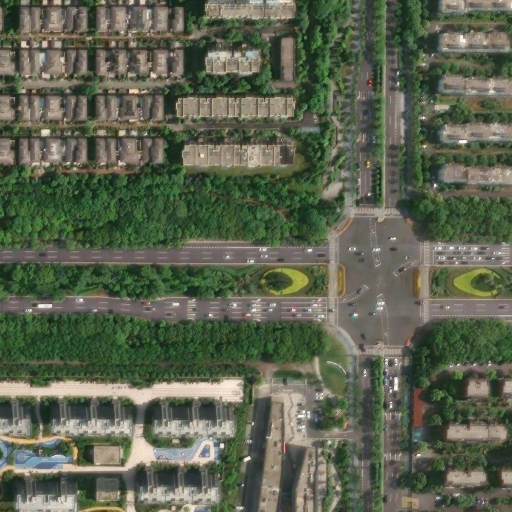
#> input picture datasets/shanghai_malls_satellite/images/1283_上海龙光蓝鲸世界.jpg, 1024 x 1024 px (shown at 1/2 size)
$ python -i detector.py   (imports and definitions only)
#> lines starting #> are read from the running program, lines starting #| are printed output that depends on the picture; after the words box and inside, x2 and y2 are one past the last pixel; in counts of white or black regions, pixels touching at a corner belong together
from __future__ import annotations

from dataclasses import dataclass
from pathlib import Path

import cv2
import numpy as np


@dataclass(frozen=True)
class DetectionResult:
    image_path: str
    has_pv: bool
    confidence: float
    pv_area_px: int
    image_area_px: int
    coverage: float
    component_count: int
    mean_panel_score: float
    reason: str
    mask_path: str = ""
    overlay_path: str = ""


def _read_rgb(image_path: Path) -> np.ndarray:
    image_bgr = cv2.imread(str(image_path), cv2.IMREAD_COLOR)
#> image_bgr is the input picture: shape (1024, 1024, 3); mean B, G, R 79.3, 98.7, 91.9
    if image_bgr is None:
        raise FileNotFoundError(f"Cannot read image: {image_path}")
    return cv2.cvtColor(image_bgr, cv2.COLOR_BGR2RGB)


def _candidate_mask(rgb: np.ndarray) -> np.ndarray:
    """Find dark blue-gray, panel-like regions in overhead imagery.

    This is only a baseline heuristic. It intentionally favors recall so the
    review page can surface suspicious rooftops for human checking.
    """

    hsv = cv2.cvtColor(rgb, cv2.COLOR_RGB2HSV)
#> hsv: shape (1024, 1024, 3); mean H, S, V 41, 66.2, 102.4
    lab = cv2.cvtColor(rgb, cv2.COLOR_RGB2LAB)
#> lab: shape (1024, 1024, 3); mean of channels 0, 1, 2 103, 121.4, 138.4

    hue = hsv[:, :, 0]
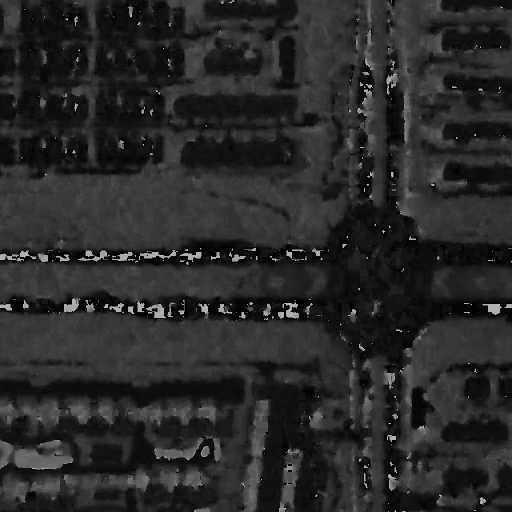
#> hue: shape (1024, 1024) (shown at 1/2 size); min 0, max 179, mean 41
    sat = hsv[:, :, 1]
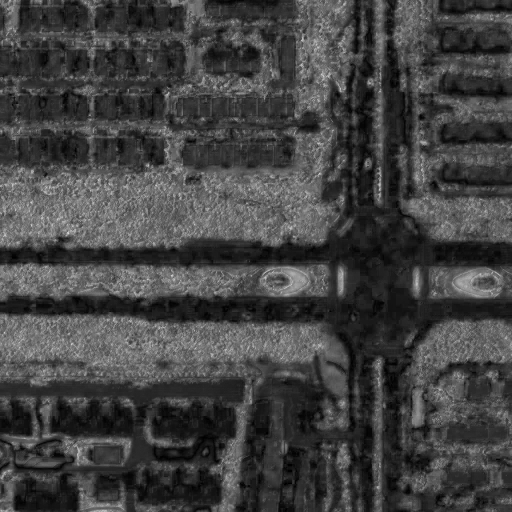
#> sat: shape (1024, 1024) (shown at 1/2 size); min 0, max 255, mean 66.2
    val = hsv[:, :, 2]
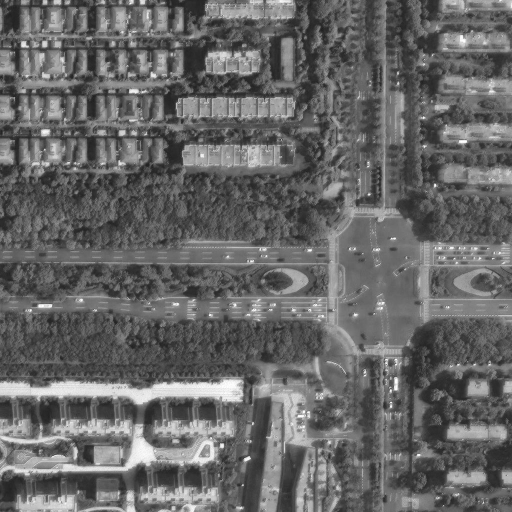
#> val: shape (1024, 1024) (shown at 1/2 size); min 14, max 255, mean 102.4
    b_lab = lab[:, :, 2]

    rgb_i = rgb.astype(np.int16)
    blue_advantage = rgb_i[:, :, 2] - ((rgb_i[:, :, 0] + rgb_i[:, :, 1]) // 2)
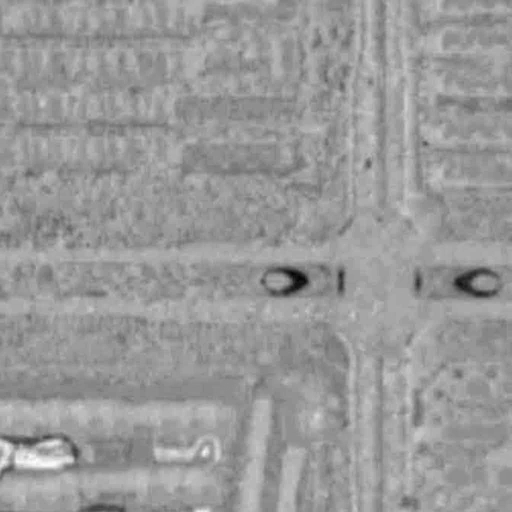
#> blue_advantage: shape (1024, 1024) int16 (shown at 1/2 size); min -111, max 47, mean -15.8; drawn with min black and max white

    blue_panel = (
        (hue >= 82)
        & (hue <= 128)
        & (sat >= 20)
        & (val >= 35)
        & (val <= 180)
        & (blue_advantage >= 8)
    )
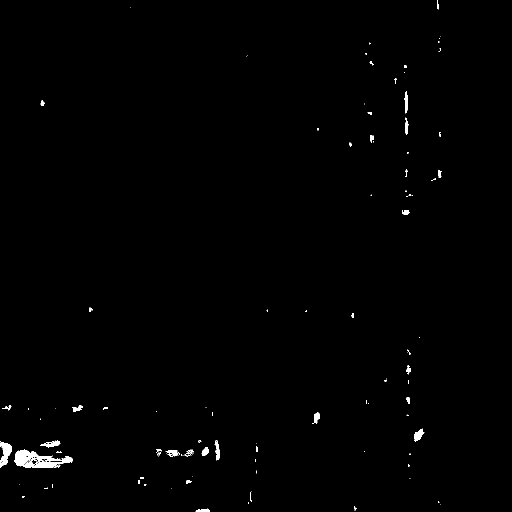
#> blue_panel: shape (1024, 1024) bool (shown at 1/2 size); 0.61% white; 122 white regions (80 under 20 px), largest, box (x1, y1, x2, y2) and area: (29, 899, 146, 936) 2112, (0, 882, 24, 936) 667, (829, 857, 849, 883) 288
    dark_panel = (
        (val >= 25)
        & (val <= 105)
        & (sat >= 15)
        & (blue_advantage >= 12)
        & (b_lab <= 145)
    )
#> dark_panel: shape (1024, 1024) bool; 0.05% white; 57 white regions (52 under 20 px), largest, box (x1, y1, x2, y2) and area: (810, 190, 816, 224) 123, (631, 827, 640, 838) 61, (13, 887, 21, 896) 43, (11, 907, 20, 922) 24, (806, 424, 816, 428) 22

    mask = (blue_panel | dark_panel).astype(np.uint8) * 255

    kernel_small = cv2.getStructuringElement(cv2.MORPH_RECT, (3, 3))
    kernel_row = cv2.getStructuringElement(cv2.MORPH_RECT, (9, 3))
    mask = cv2.morphologyEx(mask, cv2.MORPH_OPEN, kernel_small, iterations=1)
#> mask: shape (1024, 1024); 0.48% white; 50 white regions (17 under 20 px), largest, box (x1, y1, x2, y2) and area: (29, 900, 105, 932) 968, (0, 885, 24, 935) 604, (65, 923, 130, 936) 539
    mask = cv2.morphologyEx(mask, cv2.MORPH_CLOSE, kernel_row, iterations=2)
#> mask: shape (1024, 1024); 0.61% white; 40 white regions (13 under 20 px), largest, box (x1, y1, x2, y2) and area: (0, 885, 146, 936) 3510, (404, 884, 440, 920) 469, (829, 859, 848, 881) 276

    return mask


def _score_components(mask: np.ndarray, rgb: np.ndarray) -> tuple[np.ndarray, int, float]:
    num_labels, labels, stats, _ = cv2.connectedComponentsWithStats(mask, 8)
#> labels: shape (1024, 1024) int32; 41 distinct labels, from 0 to 40
#> num_labels = 41; stats = 41 rows, first 6: [0, 0, 1024, 1024, 1042156], [740, 123, 4, 5, 18], [809, 131, 4, 5, 20], [790, 157, 3, 3, 9], [809, 184, 7, 42, 216], [82, 202, 7, 10, 56]
    kept = np.zeros_like(mask)
    scores: list[float] = []
    gray = cv2.cvtColor(rgb, cv2.COLOR_RGB2GRAY)
    edges = cv2.Canny(gray, 40, 120)
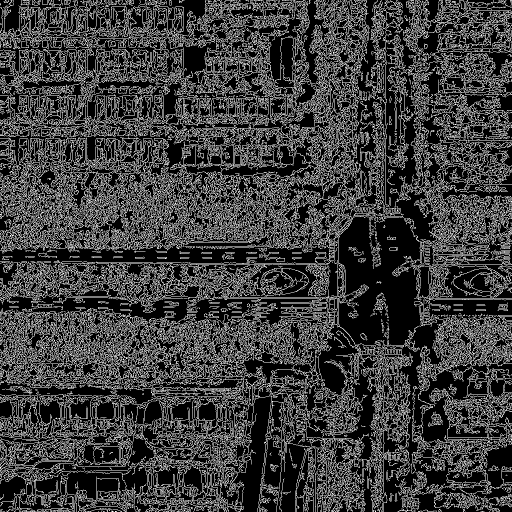
#> edges: shape (1024, 1024) (shown at 1/2 size); 24.3% white in thin lines or dots

    for label in range(1, num_labels):
        x, y, w, h, area = stats[label]
        if area < 70 or w < 16 or h < 7:
            continue

        aspect = max(w / max(h, 1), h / max(w, 1))
        extent = area / max(w * h, 1)
        edge_density = float(np.count_nonzero(edges[y : y + h, x : x + w])) / max(w * h, 1)

        # PV arrays in overhead imagery tend to form compact strips or blocks.
        shape_score = 0.0
        if 1.2 <= aspect <= 32.0:
            shape_score += 0.35
        if 0.22 <= extent <= 0.92:
            shape_score += 0.25
        if edge_density >= 0.035:
            shape_score += 0.25
        if area >= 90:
            shape_score += 0.15

        if shape_score >= 0.60:
            kept[labels == label] = 255
            scores.append(min(shape_score, 1.0))
#> this loop made 40 passes
#> (x, y, w, h, area, aspect, extent, edge_density) on passes 24, 27, 28, 29, 30, 32: (146, 811, 20, 13, 155, 1.54, 0.596, 0), (829, 859, 19, 22, 276, 1.16, 0.66, 0.273), (82, 882, 38, 12, 256, 3.17, 0.561, 0.3), (0, 885, 146, 51, 3510, 2.86, 0.471, 0.282), (404, 884, 36, 36, 469, 1, 0.362, 0.281), (314, 898, 40, 13, 167, 3.08, 0.321, 0.235)
#> (x, y, w, h, area) on passes 2, 4, 5, 6, 7, 10: (809, 131, 4, 5, 20), (809, 184, 7, 42, 216), (82, 202, 7, 10, 56), (736, 225, 8, 4, 28), (811, 242, 5, 26, 108), (740, 270, 8, 13, 75)
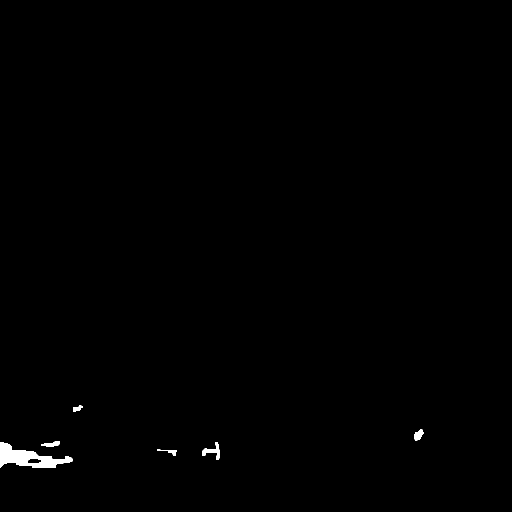
#> kept: shape (1024, 1024) (shown at 1/2 size); 0.46% white; 6 white regions, box (x1, y1, x2, y2) and area: (0, 885, 146, 936) 3510, (404, 884, 440, 920) 469, (829, 859, 848, 881) 276, (82, 882, 120, 894) 256, (314, 898, 354, 911) 167, (146, 811, 166, 824) 155
#> after the loop, scores = [0.75, 0.65, 1, 1, 0.65, 1]

    component_count = len(scores)
#> component_count = 6
    mean_score = float(np.mean(scores)) if scores else 0.0
#> mean_score = 0.842
    return kept, component_count, mean_score


def _write_mask_and_overlay(
    rgb: np.ndarray,
    mask: np.ndarray,
    image_path: Path,
    mask_dir: Path | None,
    overlay_dir: Path | None,
) -> tuple[str, str]:
    mask_path = ""
    overlay_path = ""

    if mask_dir is not None:
        mask_dir.mkdir(parents=True, exist_ok=True)
        mask_file = mask_dir / f"{image_path.stem}_mask.png"
        cv2.imwrite(str(mask_file), mask)
        mask_path = str(mask_file)

    if overlay_dir is not None:
        overlay_dir.mkdir(parents=True, exist_ok=True)
        overlay = rgb.copy()
        highlight = np.zeros_like(overlay)
        highlight[:, :, 0] = 255
        alpha = 0.45
        overlay = np.where(mask[:, :, None] > 0, (overlay * (1 - alpha) + highlight * alpha), overlay)
        overlay = overlay.astype(np.uint8)

        contours, _ = cv2.findContours(mask, cv2.RETR_EXTERNAL, cv2.CHAIN_APPROX_SIMPLE)
        overlay_bgr = cv2.cvtColor(overlay, cv2.COLOR_RGB2BGR)
        cv2.drawContours(overlay_bgr, contours, -1, (0, 255, 255), 2)

        overlay_file = overlay_dir / f"{image_path.stem}_overlay.png"
        cv2.imwrite(str(overlay_file), overlay_bgr)
        overlay_path = str(overlay_file)

    return mask_path, overlay_path


def detect_pv(
    image_path: str | Path,
    *,
    min_pv_pixels: int = 600,
    min_coverage: float = 0.0015,
    mask_dir: str | Path | None = None,
    overlay_dir: str | Path | None = None,
) -> DetectionResult:
    image_path = Path(image_path)
    rgb = _read_rgb(image_path)

    raw_mask = _candidate_mask(rgb)
    mask, component_count, mean_score = _score_components(raw_mask, rgb)
#> component_count = 6; mean_score = 0.842

    pv_area_px = int(np.count_nonzero(mask))
#> pv_area_px = 4833
    image_area_px = int(mask.shape[0] * mask.shape[1])
#> image_area_px = 1048576
    coverage = pv_area_px / image_area_px if image_area_px else 0.0
#> coverage = 0.00461

    area_ok = pv_area_px >= min_pv_pixels
#> area_ok = True
    coverage_ok = coverage >= min_coverage
#> coverage_ok = True
    components_ok = component_count >= 2 or coverage >= (min_coverage * 3)
#> components_ok = True
    has_pv = area_ok and coverage_ok and components_ok
#> has_pv = True

    confidence = min(
        0.98,
        0.20
        + 0.35 * min(pv_area_px / max(min_pv_pixels, 1), 1.0)
        + 0.25 * min(coverage / max(min_coverage, 1e-9), 1.0)
        + 0.20 * mean_score,
    )
#> confidence = 0.968
    if not has_pv:
        confidence = min(confidence, 0.49)

    reasons = []
    reasons.append(f"pv_pixels={pv_area_px}")
    reasons.append(f"coverage={coverage:.4%}")
    reasons.append(f"components={component_count}")
    if has_pv:
        reasons.append("decision=suspected_pv")
    else:
        reasons.append("decision=no_pv_or_below_threshold")

    mask_path, overlay_path = _write_mask_and_overlay(
        rgb,
        mask,
        image_path,
        Path(mask_dir) if mask_dir is not None else None,
        Path(overlay_dir) if overlay_dir is not None else None,
    )
#> mask_path = ''; overlay_path = ''

    return DetectionResult(
        image_path=str(image_path),
        has_pv=has_pv,
        confidence=round(float(confidence), 4),
        pv_area_px=pv_area_px,
        image_area_px=image_area_px,
        coverage=round(float(coverage), 6),
        component_count=component_count,
        mean_panel_score=round(float(mean_score), 4),
        reason="; ".join(reasons),
        mask_path=mask_path,
        overlay_path=overlay_path,
    )

>>> result = detect_pv('../../datasets/shanghai_malls_satellite/images/1283_上海龙光蓝鲸世界.jpg')

$ run again, on datasets/shanghai_malls_satellite/images/1384_上海徐家汇中心.jpg
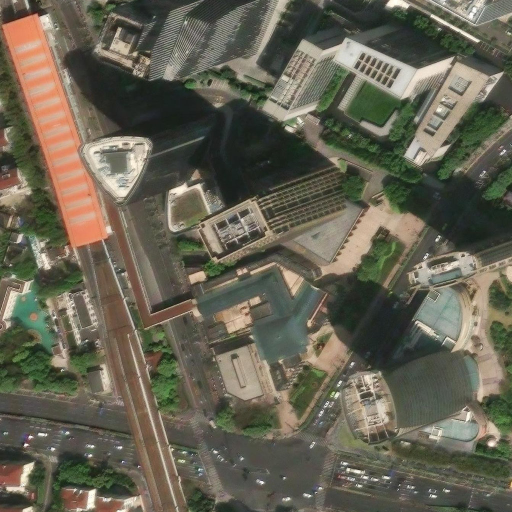
#> input picture datasets/shanghai_malls_satellite/images/1384_上海徐家汇中心.jpg, 1024 x 1024 px (shown at 1/2 size)
#> in _read_rgb, image_bgr is the input picture: shape (1024, 1024, 3); mean B, G, R 82.2, 97.9, 101.3
#> hsv: shape (1024, 1024, 3); mean H, S, V 34.4, 56.6, 105.4
#> lab: shape (1024, 1024, 3); mean of channels 0, 1, 2 104.1, 126.4, 137.5
#> in _candidate_mask, `blue_panel = ( (hue >= 82) & (hue <= 128) & (sat >= 20) & (val >= 35) ..`:
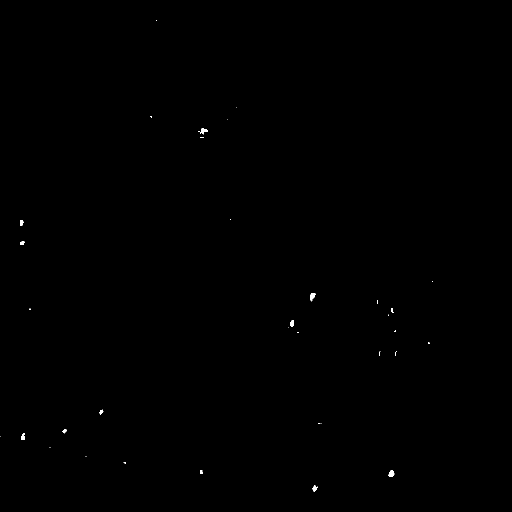
#> blue_panel: shape (1024, 1024) bool (shown at 1/2 size); 0.09% white; 38 white regions (26 under 20 px), largest, box (x1, y1, x2, y2) and area: (776, 941, 789, 954) 119, (620, 586, 632, 603) 117, (396, 256, 416, 269) 107
#> dark_panel: shape (1024, 1024) bool; 0.02% white in thin lines or dots, all inside (x1, y1, x2, y2) = (40, 262, 788, 981)
#> labels: shape (1024, 1024) int32; 14 distinct labels, from 0 to 13
#> num_labels = 14; stats = 14 rows, first 6: [0, 0, 1024, 1024, 1047762], [402, 256, 14, 12, 92], [40, 440, 7, 11, 65], [40, 483, 9, 7, 48], [620, 586, 11, 15, 112], [782, 616, 4, 8, 32]
#> in _score_components, `edges = cv2.Canny(gray, 40, 120)`:
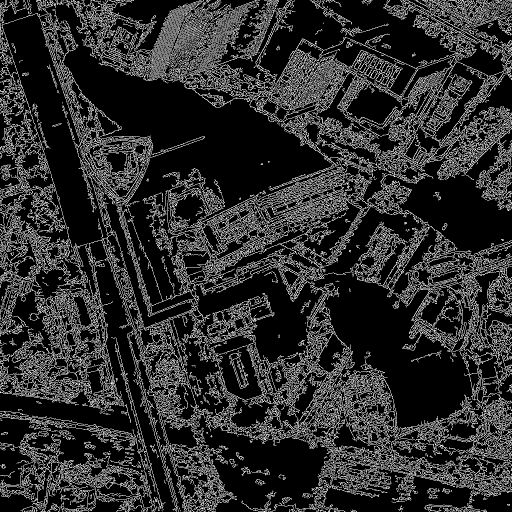
#> edges: shape (1024, 1024) (shown at 1/2 size); 17.9% white in thin lines or dots
#> the loop in _score_components, `for label in range(1, num_labels):` made 13 passes
#> (x, y, w, h, area) on passes 1, 2, 3, 4, 5, 6, 8, 9: (402, 256, 14, 12, 92), (40, 440, 7, 11, 65), (40, 483, 9, 7, 48), (620, 586, 11, 15, 112), (782, 616, 4, 8, 32), (580, 640, 8, 13, 75), (199, 821, 7, 6, 35), (126, 859, 7, 7, 41)
#> after the loop in _score_components, `for label in range(1, num_labels):`: scores = []
#> in _score_components, `component_count = len(scores)`: component_count = 0
#> area_ok = False
#> confidence = 0.2
#> mask_path = ''

$ run again, on datasets/shanghai_malls_satellite/images/1496_上海光启城.jpg
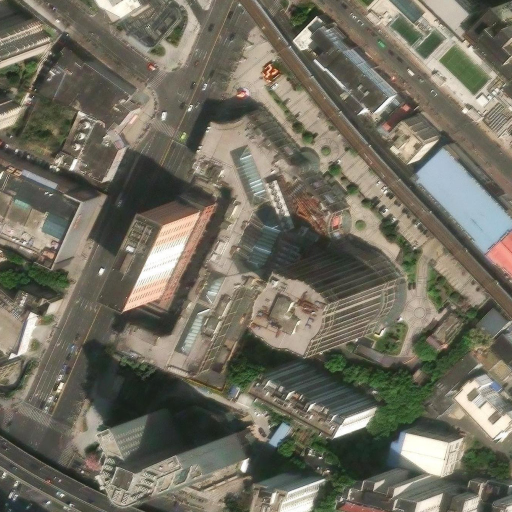
#> input picture datasets/shanghai_malls_satellite/images/1496_上海光启城.jpg, 1024 x 1024 px (shown at 1/2 size)
#> in _read_rgb, image_bgr is the input picture: shape (1024, 1024, 3); mean B, G, R 95.9, 109.7, 112.8
#> hsv: shape (1024, 1024, 3); mean H, S, V 32.3, 48.6, 116
#> lab: shape (1024, 1024, 3); mean of channels 0, 1, 2 116.2, 126.6, 136.3
#> blue_panel: shape (1024, 1024) bool; 0.64% white; 122 white regions (86 under 20 px), largest, box (x1, y1, x2, y2) and area: (773, 860, 812, 936) 1335, (536, 845, 578, 900) 614, (10, 996, 56, 1024) 582
#> dark_panel: shape (1024, 1024) bool; 0.12% white; 37 white regions (29 under 20 px), largest, box (x1, y1, x2, y2) and area: (774, 883, 798, 936) 517, (831, 299, 878, 346) 221, (20, 998, 42, 1020) 179
#> labels: shape (1024, 1024) int32; 38 distinct labels, from 0 to 37
#> num_labels = 38; stats = 38 rows, first 6: [0, 0, 1024, 1024, 1042494], [696, 106, 24, 21, 159], [725, 134, 3, 4, 12], [760, 174, 5, 5, 22], [773, 180, 4, 4, 15], [831, 298, 51, 51, 469]
#> in _score_components, `edges = cv2.Canny(gray, 40, 120)`:
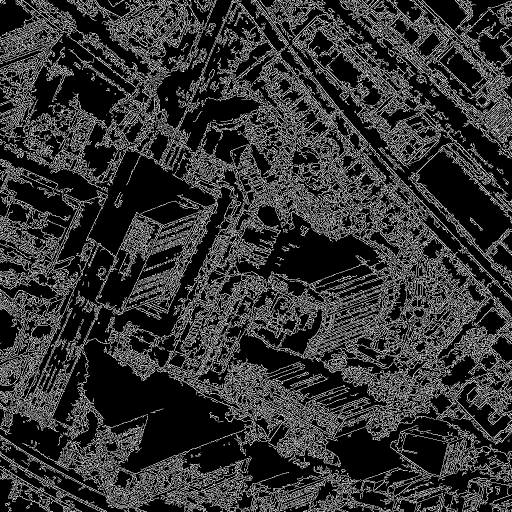
#> edges: shape (1024, 1024) (shown at 1/2 size); 20.1% white in thin lines or dots
#> the loop in _score_components, `for label in range(1, num_labels):` made 37 passes
#> (x, y, w, h, area, aspect, extent, edge_density) on passes 1, 5, 6, 14, 17, 18, 22, 26: (696, 106, 24, 21, 159, 1.14, 0.315, 0.308), (831, 298, 51, 51, 469, 1, 0.18, 0.111), (930, 344, 17, 13, 112, 1.31, 0.507, 0.24), (969, 384, 24, 22, 158, 1.09, 0.299, 0.21), (96, 439, 29, 33, 459, 1.14, 0.48, 0.0627), (532, 444, 28, 21, 371, 1.33, 0.631, 0.179), (514, 491, 30, 19, 423, 1.58, 0.742, 0.242), (980, 763, 22, 20, 275, 1.1, 0.625, 0.191)
#> after the loop in _score_components, `for label in range(1, num_labels):`:
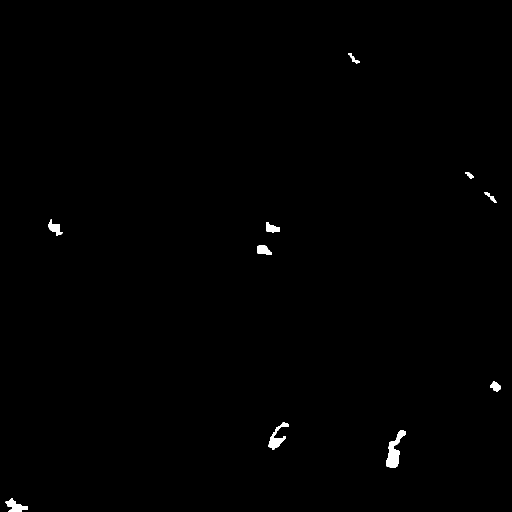
#> kept: shape (1024, 1024) (shown at 1/2 size); 0.44% white; 10 white regions, largest, box (x1, y1, x2, y2) and area: (773, 860, 812, 936) 1303, (536, 845, 578, 899) 765, (11, 997, 56, 1024) 617
#> after the loop in _score_components, `for label in range(1, num_labels):`: scores = [0.65, 1, 0.65, 0.65, 1, 1, 0.65, 1, 1, 1]
#> in _score_components, `component_count = len(scores)`: component_count = 10
#> in _score_components, `mean_score = float(np.mean(scores)) if scores else 0.0`: mean_score = 0.86
#> in detect_pv, `mask, component_count, mean_score = _score_components(raw_mask, rgb)`: component_count = 10; mean_score = 0.86
#> pv_area_px = 4642
#> coverage = 0.00443
#> area_ok = True
#> confidence = 0.972
#> mask_path = ''

$ run again, on datasets/shanghai_malls_satellite/images/1615_上海北外滩来福士.jpg
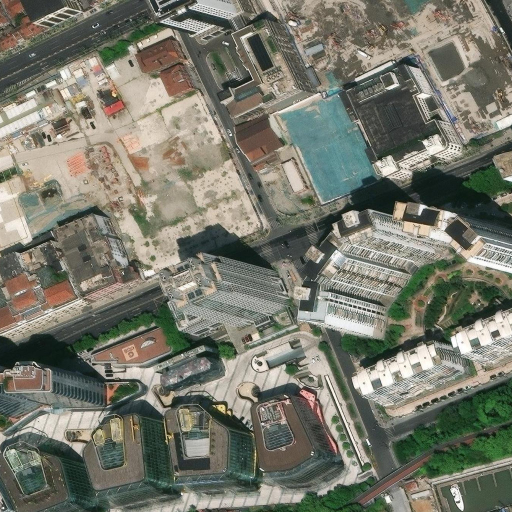
#> input picture datasets/shanghai_malls_satellite/images/1615_上海北外滩来福士.jpg, 1024 x 1024 px (shown at 1/2 size)
#> in _read_rgb, image_bgr is the input picture: shape (1024, 1024, 3); mean B, G, R 107.3, 120, 119
#> hsv: shape (1024, 1024, 3); mean H, S, V 40.1, 48.1, 125.2
#> lab: shape (1024, 1024, 3); mean of channels 0, 1, 2 125.6, 125.2, 135
#> blue_panel: shape (1024, 1024) bool; 3.5% white; 213 white regions (135 under 20 px), largest, box (x1, y1, x2, y2) and area: (565, 176, 757, 400) 22775, (108, 720, 205, 804) 2918, (236, 792, 320, 834) 1224
#> dark_panel: shape (1024, 1024) bool; 0.18% white; 130 white regions (108 under 20 px), largest, box (x1, y1, x2, y2) and area: (698, 350, 751, 388) 498, (809, 114, 831, 130) 158, (114, 736, 128, 754) 103
#> labels: shape (1024, 1024) int32; 71 distinct labels, from 0 to 70
#> num_labels = 71; stats = 71 rows, first 6: [0, 0, 1024, 1024, 1011980], [356, 0, 10, 5, 42], [812, 0, 13, 13, 74], [840, 0, 3, 2, 6], [369, 20, 23, 10, 129], [525, 27, 8, 6, 38]
#> edges: shape (1024, 1024); 26% white in thin lines or dots
#> the loop in _score_components, `for label in range(1, num_labels):` made 70 passes
#> (x, y, w, h, area, aspect, extent, edge_density) on passes 4, 6, 9, 12, 15, 18, 20, 25: (369, 20, 23, 10, 129, 2.3, 0.561, 0.209), (414, 34, 31, 8, 126, 3.88, 0.508, 0.262), (808, 112, 29, 18, 303, 1.61, 0.58, 0.211), (565, 174, 189, 226, 22918, 1.2, 0.537, 0.192), (892, 220, 22, 26, 165, 1.18, 0.288, 0.346), (888, 406, 16, 10, 109, 1.6, 0.681, 0.269), (984, 418, 18, 14, 174, 1.29, 0.69, 0.0675), (972, 448, 26, 8, 164, 3.25, 0.788, 0.25)
#> after the loop in _score_components, `for label in range(1, num_labels):`:
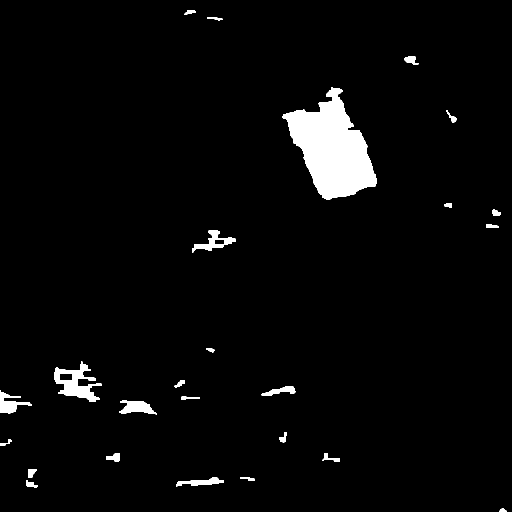
#> kept: shape (1024, 1024) (shown at 1/2 size); 3.3% white; 25 white regions, largest, box (x1, y1, x2, y2) and area: (565, 174, 754, 400) 22918, (108, 723, 204, 804) 3307, (384, 460, 472, 505) 1363
#> after the loop in _score_components, `for label in range(1, num_labels):`: scores = 25 values, max 1 at index 0, min 0.65 at index 3, mean 0.938
#> in _score_components, `component_count = len(scores)`: component_count = 25
#> in _score_components, `mean_score = float(np.mean(scores)) if scores else 0.0`: mean_score = 0.938
#> in detect_pv, `mask, component_count, mean_score = _score_components(raw_mask, rgb)`: component_count = 25; mean_score = 0.938
#> pv_area_px = 34598
#> coverage = 0.033
#> area_ok = True
#> confidence = 0.98
#> mask_path = ''
